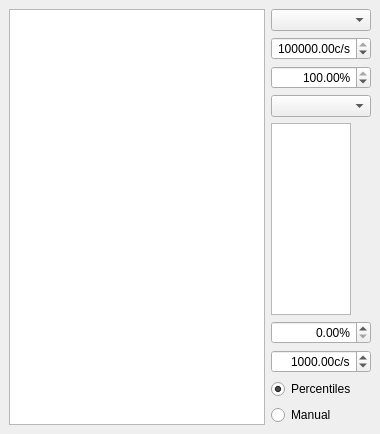
  <widget class="QDockWidget" name="xy_scan_dockWidget">
   <property name="windowTitle">
    <string>XY scan</string>
   </property>
   <attribute name="dockWidgetArea">
    <number>1</number>
   </attribute>
   <widget class="QWidget" name="dockWidgetContents_4">
    <layout class="QVBoxLayout" name="verticalLayout_5">
     <item>
      <layout class="QHBoxLayout" name="horizontalLayout_4" stretch="1,0">
       <item>
        <widget class="ScanPlotWidget" name="xy_ViewWidget">
         <property name="sizePolicy">
          <sizepolicy hsizetype="Expanding" vsizetype="Expanding">
           <horstretch>0</horstretch>
           <verstretch>0</verstretch>
          </sizepolicy>
         </property>
         <property name="transformationAnchor">
          <enum>QGraphicsView::AnchorUnderMouse</enum>
         </property>
        </widget>
       </item>
       <item>
        <layout class="QVBoxLayout" name="verticalLayout" stretch="0,0,0,0,1,0,0,0,0">
         <item>
          <widget class="QComboBox" name="xy_channel_ComboBox"/>
         </item>
         <item>
          <widget class="ScienDSpinBox" name="xy_cb_max_DoubleSpinBox">
           <property name="sizePolicy">
            <sizepolicy hsizetype="Fixed" vsizetype="Fixed">
             <horstretch>0</horstretch>
             <verstretch>0</verstretch>
            </sizepolicy>
           </property>
           <property name="maximumSize">
            <size>
             <width>100</width>
             <height>16777215</height>
            </size>
           </property>
           <property name="mouseTracking">
            <bool>true</bool>
           </property>
           <property name="acceptDrops">
            <bool>true</bool>
           </property>
           <property name="alignment">
            <set>Qt::AlignRight|Qt::AlignTrailing|Qt::AlignVCenter</set>
           </property>
           <property name="accelerated">
            <bool>true</bool>
           </property>
           <property name="suffix">
            <string>c/s</string>
           </property>
           <property name="decimals">
            <number>2</number>
           </property>
           <property name="minimum">
            <double>-1000000000.000000000000000</double>
           </property>
           <property name="maximum">
            <double>1000000000.000000000000000</double>
           </property>
           <property name="value">
            <double>100000.000000000000000</double>
           </property>
          </widget>
         </item>
         <item>
          <widget class="ScienDSpinBox" name="xy_cb_high_percentile_DoubleSpinBox">
           <property name="maximumSize">
            <size>
             <width>100</width>
             <height>16777215</height>
            </size>
           </property>
           <property name="alignment">
            <set>Qt::AlignRight|Qt::AlignTrailing|Qt::AlignVCenter</set>
           </property>
           <property name="suffix">
            <string>%</string>
           </property>
           <property name="decimals">
            <number>2</number>
           </property>
           <property name="minimum">
            <double>0.000000000000000</double>
           </property>
           <property name="maximum">
            <double>100.000000000000000</double>
           </property>
           <property name="value">
            <double>100.000000000000000</double>
           </property>
          </widget>
         </item>
         <item>
          <widget class="QComboBox" name="xy_colorscale_ComboBox"/>
         </item>
         <item>
          <widget class="PlotWidget" name="xy_cb_ViewWidget">
           <property name="sizePolicy">
            <sizepolicy hsizetype="Preferred" vsizetype="Preferred">
             <horstretch>0</horstretch>
             <verstretch>0</verstretch>
            </sizepolicy>
           </property>
           <property name="maximumSize">
            <size>
             <width>80</width>
             <height>16777215</height>
            </size>
           </property>
          </widget>
         </item>
         <item>
          <widget class="ScienDSpinBox" name="xy_cb_low_percentile_DoubleSpinBox">
           <property name="maximumSize">
            <size>
             <width>100</width>
             <height>16777215</height>
            </size>
           </property>
           <property name="alignment">
            <set>Qt::AlignRight|Qt::AlignTrailing|Qt::AlignVCenter</set>
           </property>
           <property name="suffix">
            <string>%</string>
           </property>
           <property name="decimals">
            <number>2</number>
           </property>
           <property name="minimum">
            <double>0.000000000000000</double>
           </property>
           <property name="maximum">
            <double>100.000000000000000</double>
           </property>
           <property name="value">
            <double>0.000000000000000</double>
           </property>
          </widget>
         </item>
         <item>
          <widget class="ScienDSpinBox" name="xy_cb_min_DoubleSpinBox">
           <property name="sizePolicy">
            <sizepolicy hsizetype="Fixed" vsizetype="Fixed">
             <horstretch>0</horstretch>
             <verstretch>0</verstretch>
            </sizepolicy>
           </property>
           <property name="maximumSize">
            <size>
             <width>100</width>
             <height>16777215</height>
            </size>
           </property>
           <property name="mouseTracking">
            <bool>true</bool>
           </property>
           <property name="acceptDrops">
            <bool>true</bool>
           </property>
           <property name="alignment">
            <set>Qt::AlignRight|Qt::AlignTrailing|Qt::AlignVCenter</set>
           </property>
           <property name="accelerated">
            <bool>true</bool>
           </property>
           <property name="suffix">
            <string>c/s</string>
           </property>
           <property name="decimals">
            <number>2</number>
           </property>
           <property name="minimum">
            <double>-1000000000.000000000000000</double>
           </property>
           <property name="maximum">
            <double>10000000.000000000000000</double>
           </property>
           <property name="value">
            <double>1000.000000000000000</double>
           </property>
          </widget>
         </item>
         <item>
          <widget class="QRadioButton" name="xy_cb_centiles_RadioButton">
           <property name="text">
            <string>Percentiles</string>
           </property>
           <property name="checked">
            <bool>true</bool>
           </property>
          </widget>
         </item>
         <item>
          <widget class="QRadioButton" name="xy_cb_manual_RadioButton">
           <property name="text">
            <string>Manual</string>
           </property>
           <property name="checked">
            <bool>false</bool>
           </property>
          </widget>
         </item>
        </layout>
       </item>
      </layout>
     </item>
    </layout>
   </widget>
  </widget>
